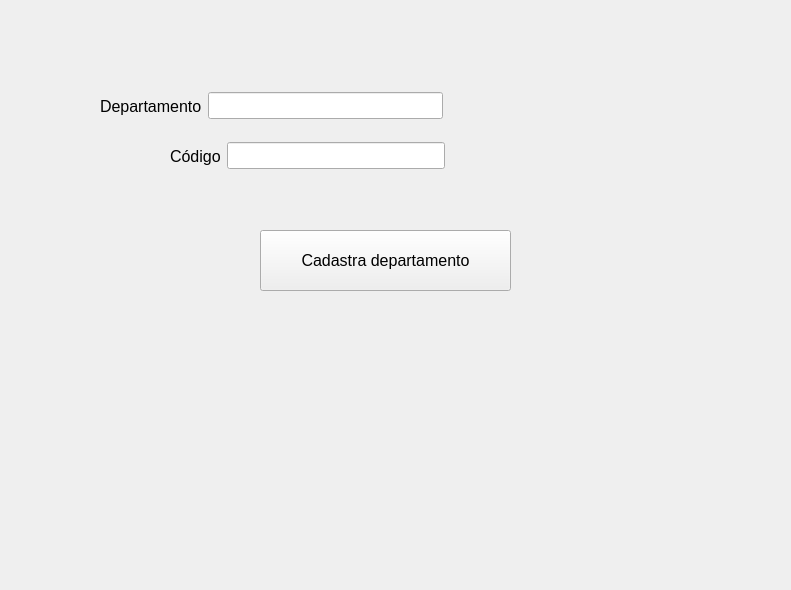
<?xml version="1.0" encoding="UTF-8"?>
<ui version="4.0">
 <class>Form</class>
 <widget class="QWidget" name="Form">
  <property name="geometry">
   <rect>
    <x>0</x>
    <y>0</y>
    <width>791</width>
    <height>590</height>
   </rect>
  </property>
  <property name="windowTitle">
   <string>Form</string>
  </property>
  <widget class="QPushButton" name="btn_cadastra">
   <property name="geometry">
    <rect>
     <x>260</x>
     <y>230</y>
     <width>251</width>
     <height>61</height>
    </rect>
   </property>
   <property name="font">
    <font>
     <pointsize>12</pointsize>
    </font>
   </property>
   <property name="text">
    <string>Cadastra departamento</string>
   </property>
  </widget>
  <widget class="QWidget" name="">
   <property name="geometry">
    <rect>
     <x>100</x>
     <y>90</y>
     <width>343</width>
     <height>32</height>
    </rect>
   </property>
   <layout class="QHBoxLayout" name="horizontalLayout">
    <item>
     <widget class="QLabel" name="label">
      <property name="font">
       <font>
        <pointsize>12</pointsize>
       </font>
      </property>
      <property name="text">
       <string>Departamento</string>
      </property>
     </widget>
    </item>
    <item>
     <widget class="QLineEdit" name="departamento_input">
      <property name="font">
       <font>
        <pointsize>12</pointsize>
       </font>
      </property>
     </widget>
    </item>
   </layout>
  </widget>
  <widget class="QWidget" name="">
   <property name="geometry">
    <rect>
     <x>170</x>
     <y>140</y>
     <width>275</width>
     <height>32</height>
    </rect>
   </property>
   <layout class="QHBoxLayout" name="horizontalLayout_2">
    <item>
     <widget class="QLabel" name="label_2">
      <property name="font">
       <font>
        <pointsize>12</pointsize>
       </font>
      </property>
      <property name="text">
       <string>Código</string>
      </property>
     </widget>
    </item>
    <item>
     <widget class="QLineEdit" name="codigo_input">
      <property name="font">
       <font>
        <pointsize>12</pointsize>
       </font>
      </property>
     </widget>
    </item>
   </layout>
  </widget>
 </widget>
 <resources/>
 <connections/>
</ui>
